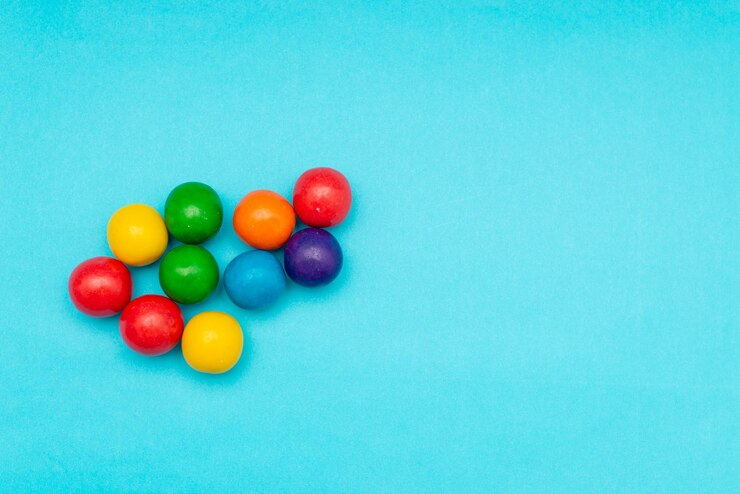
#> input picture candy.jpg, 740 x 494 px
$ python img_segmentation.py
#> lines starting #> are read from the running program, lines starting #| are printed output that depends on the picture; after the words box and inside, x2 and y2 are one past the last pixel; in counts of white or black regions, pixels touching at a corner belong together
import cv2
import numpy as np
import matplotlib.pyplot as plt

image = cv2.imread("candy.jpg")
#> image is the input picture: shape (494, 740, 3); mean B, G, R 220.6, 212.6, 94.5

hsv_image= cv2.cvtColor(image,cv2.COLOR_BGR2HSV)
#> hsv_image: shape (494, 740, 3); mean H, S, V 91.6, 164, 232.5
lower_limit = np.array([50, 80, 20])
upper_limit = np.array([80, 255, 255])
mask = cv2.inRange(hsv_image,lower_limit, upper_limit)
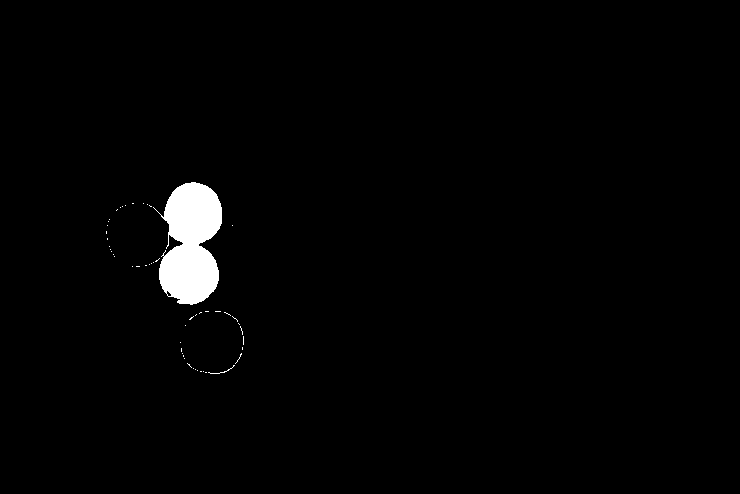
#> mask: shape (494, 740); 1.6% white; 53 white regions (51 under 20 px), largest, box (x1, y1, x2, y2) and area: (153, 182, 222, 305) 5707, (208, 365, 235, 374) 30

result = cv2.bitwise_and(image,image,mask=mask)

cv2.namedWindow("window", cv2.WND_PROP_FULLSCREEN)
cv2.setWindowProperty("window",cv2.WND_PROP_FULLSCREEN,cv2.WINDOW_FULLSCREEN)
cv2.imshow('window',image)
cv2.imshow('window', result)
cv2.imwrite('result.png',result)
cv2.waitKey(0)
